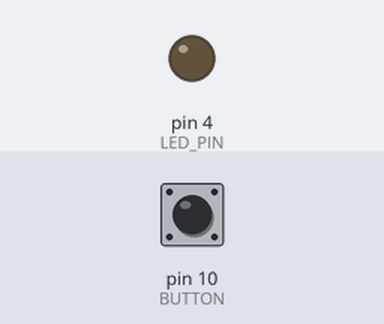
The sketch below on a simulated Arduino Uno, built with avr-gcc and run on an emulated ATmega328P. On the bench: output pins drawn as LEDs (lit = HIGH). Dashed ring = blinking. The test bench sets the inputs (shaded band); at power-on: pin 10 (BUTTON) HIGH.

Above: at 1.2 s.
1.3 s: pin 10 (BUTTON) pulled LOW for 1 s
At 3.3 s:
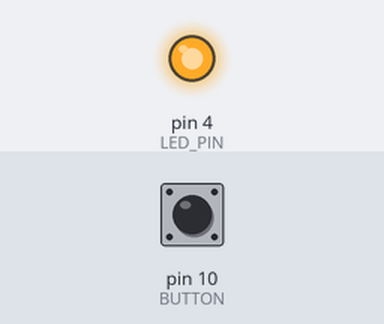
3.8 s: pin 10 (BUTTON) pulled LOW for 3.2 s
At 4.25 s:
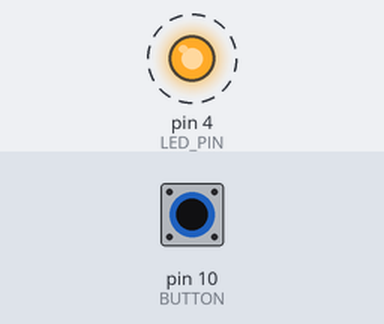
Timing chart, 0 to 8.6 s (numbered marks = the images above; inputs shaded):
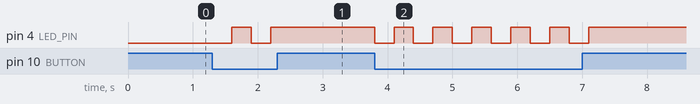

Measured:
- after the input at 1.3 s, pin 4 (LED_PIN): LOW → HIGH after 0.30 s, → LOW 0.30 s later, → HIGH 0.30 s later
- after the input at 3.8 s, pin 4 (LED_PIN): alternates HIGH for 0.30 s and LOW for 0.30 s, 12 changes in all, then stays HIGH, starting at once

The sketch:

Example_3.ino
```cpp
#define LED_PIN 4
#define BUTTON 10


void setup() {
  // put your setup code here, to run once:
  pinMode(LED_PIN, OUTPUT);
  pinMode(BUTTON, INPUT);

}


void loop() {
  // put your main code here, to run repeatedly:

  while (digitalRead(BUTTON) == LOW) {
    digitalWrite(LED_PIN, LOW);
    delay(300);
    digitalWrite(LED_PIN, HIGH);
    delay(300);
  }

}
```
